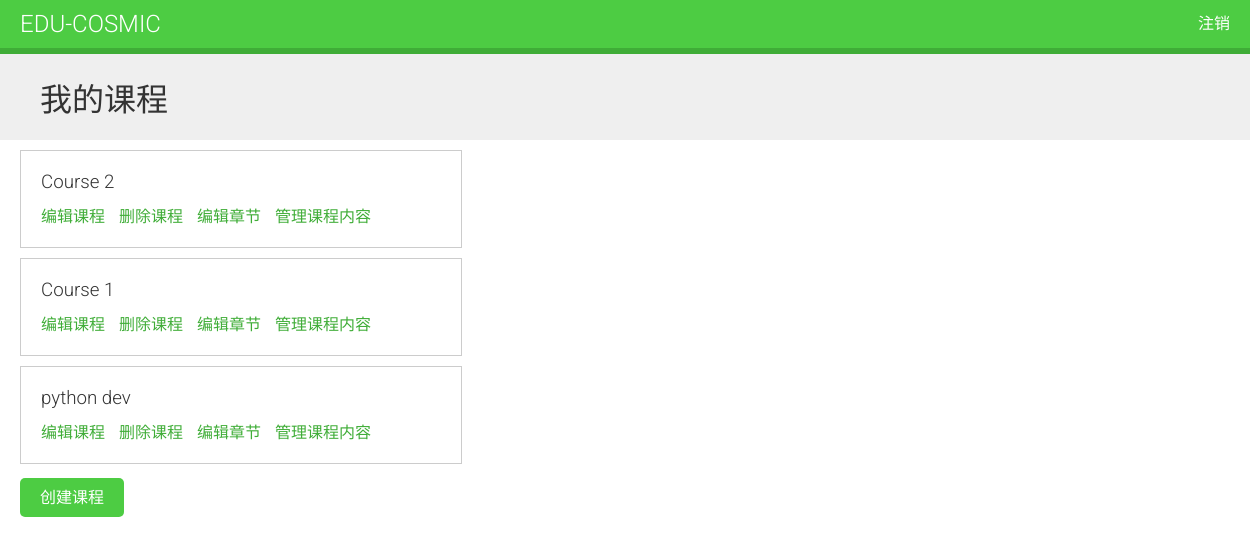
The page /course/mine/ (signed in) on the database its author committed.
### courses/models.py (models this page shows, shortened)
class Course(models.Model):
    owner = models.ForeignKey(User, related_name="course_created", on_delete=models.CASCADE)
    subject = models.ForeignKey(Subject, related_name="courses", on_delete=models.CASCADE)
    title = models.CharField(max_length=200)
    slug = models.SlugField(max_length=200, unique=True)
    overview = models.TextField()
    created = models.DateTimeField(auto_now_add=True)
    students = models.ManyToManyField(User, related_name="courses_joined", blank=True)
    class Meta:
        db_table = "course"
        ordering = ("-created", )

### courses/views.py (the view)
# urls.py: path("mine/", views.ManageCourseListView.as_view(), name="manage_course_list"),
class ManageCourseListView(OwnerCourseMixin, ListView):
    template_name = "manage/course/list.html"

### courses/views.py (called while the page is built)
    def get_queryset(self):
        qs = super(OwnerMixin, self).get_queryset()
        return qs.filter(owner=self.request.user)

### templates/manage/course/list.html (shortened to what this page needs)
{% extends "base.html" %}
{% block content %}
    <h1>我的课程</h1>
    <div class="module">
        {% for course in object_list %}
            <div class="course-info">
                <h3>{{ course.title }}</h3>
            <p>
                <a href="{% url 'course_update' course.id %}">编辑课程</a>
                <a href="{% url 'course_delete' course.id %}">删除课程</a>
                <a href="{% url 'course_module' course.id %}">编辑章节</a>
                {% if course.modules.count > 0 %}
                    <a href="{% url 'module_content_list' course.modules.first.id %}">管理课程内容</a>
                {% endif %}
            </p>
            </div>
        {% empty %}
            <p>你也可以添加一些课程！</p>
        {% endfor %}
        <p>
            <a href="{% url 'course_create' %}" class="button">创建课程</a>
        </p>
    </div>
{% endblock %}

### static/css/base.css (style rules this page uses)
body { margin:0; font-family:'Roboto', sans-serif; font-weight:400; color:#333; }
a { color:#3fad37; text-decoration:none; }
h1, h2, h3, h4, h5, h6 { font-family:'Roboto', sans-serif; font-weight:300; }
h1 { background:#efefef; width:100%; overflow:auto; padding:20px 0 20px 40px; margin:0; }
.module { padding:10px 20px; float:left; width:600px; }
.module h3 { margin:20px 0 0; padding:0; width:100%; }
.module p { margin:10px 0 20px; width:100%; float:left; }
input[type=submit], a.button { border-radius:5px; background:#4dcc43; color:#fff; font-size:16px; text-transform:uppercase; border:none; padding:10px 20px; margin:20px 0; }
.course-info { border:1px solid #ccc; padding:0 20px; margin-bottom:10px; width:400px; overflow:auto; }
.course-info a { margin-right:10px; }

### rows shown on the page
Course: title "Course 2", shows "管理课程内容"
Course: title "Course 1", shows "管理课程内容"
Course: title "python dev", shows "管理课程内容"
